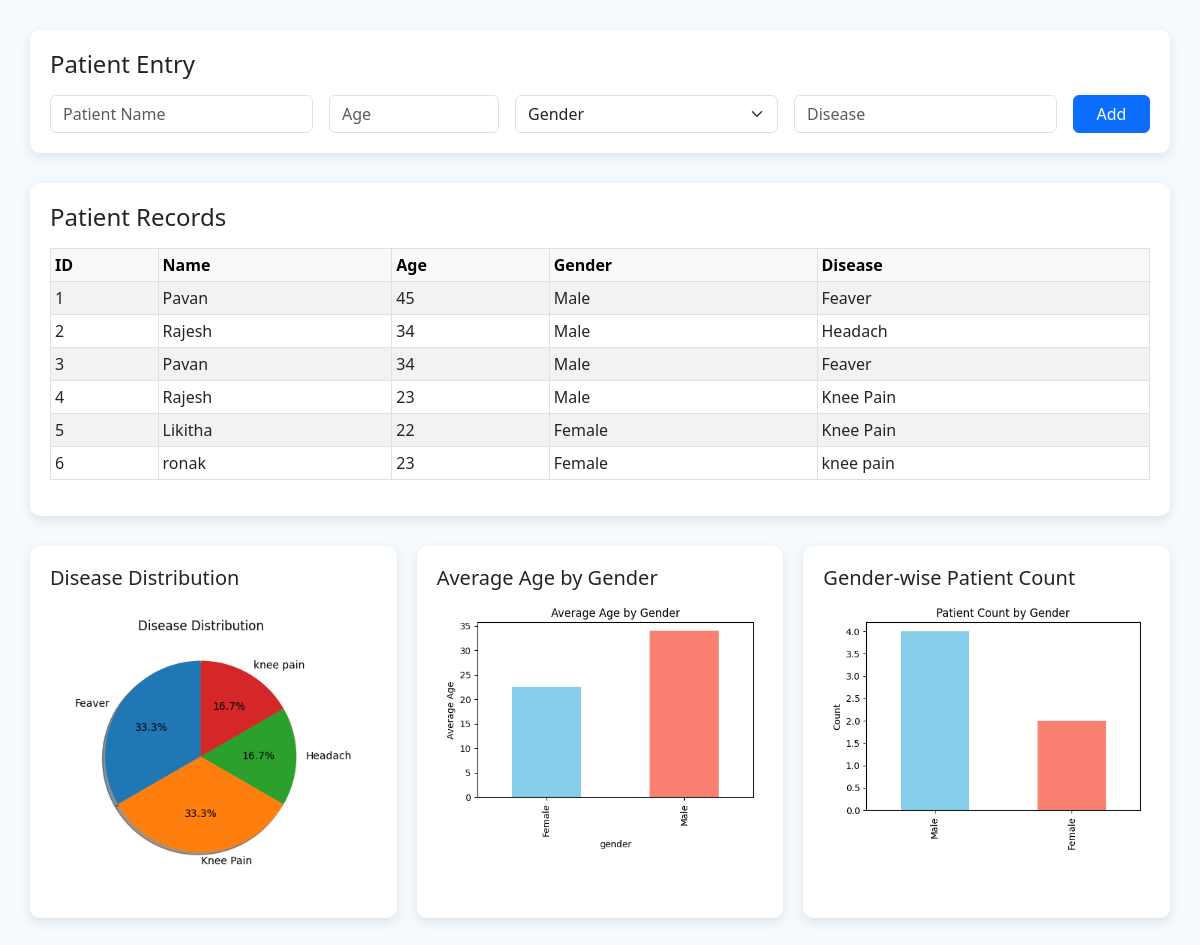
The page / on the database its author committed.
### tables this page shows
CREATE TABLE patients (
            id INTEGER PRIMARY KEY AUTOINCREMENT,
            name TEXT NOT NULL,
            age INTEGER NOT NULL,
            gender TEXT NOT NULL,
            disease TEXT NOT NULL
        );

### app.py (the view, shortened to what this page needs)
@app.route('/', methods=['GET', 'POST'])
def index():
    init_db()
    conn = sqlite3.connect(DB_PATH)
    df = pd.read_sql_query("SELECT * FROM patients", conn)
    conn.close()
    if not df.empty:
        generate_charts(df)
    return render_template('index.html', patients=df.values, has_data=not df.empty)

### app.py (called while the page is built)
def init_db():
    os.makedirs('db', exist_ok=True)
    conn = sqlite3.connect(DB_PATH)
    c = conn.cursor()
    c.execute('''
        CREATE TABLE IF NOT EXISTS patients (
            id INTEGER PRIMARY KEY AUTOINCREMENT,
            name TEXT NOT NULL,
            age INTEGER NOT NULL,
            gender TEXT NOT NULL,
            disease TEXT NOT NULL
        )
    ''')
    conn.commit()
    conn.close()

def generate_charts(df):
    os.makedirs('static', exist_ok=True)
    plt.figure(figsize=(4,4))
    df['disease'].value_counts().plot.pie(autopct='%1.1f%%', startangle=90, shadow=True)
    plt.ylabel('')
    plt.title('Disease Distribution')
    plt.tight_layout()
    plt.savefig('static/disease_pie.png')
    plt.close()
    plt.figure(figsize=(5,4))
    df.groupby('gender')['age'].mean().plot(kind='bar', color=['skyblue', 'salmon', 'orange'])
    plt.title('Average Age by Gender')
    plt.ylabel('Average Age')
    plt.tight_layout()
    plt.savefig('static/age_gender_bar.png')
    plt.close()
    plt.figure(figsize=(5,4))
    df['gender'].value_counts().plot(kind='bar', color=['skyblue', 'salmon', 'orange'])
    plt.title('Patient Count by Gender')
    plt.ylabel('Count')
    plt.tight_layout()
    plt.savefig('static/gender_count_bar.png')
    plt.close()

### templates/index.html (shortened to what this page needs)
<!DOCTYPE html>
<html lang="en">
<head>
  <link href="https://cdn.jsdelivr.net/npm/bootstrap@5.3.0/dist/css/bootstrap.min.css" rel="stylesheet">
</head>
<body>
  <div class="form-section">
    <h4 class="mb-3">Patient Entry</h4>
    <form method="POST" action="/">
      <div class="row g-3">
        <div class="col-md-3">
          <input type="text" class="form-control" name="name" placeholder="Patient Name" required>
        </div>
        <div class="col-md-2">
          <input type="number" class="form-control" name="age" placeholder="Age" required>
        </div>
        <div class="col-md-3">
          <select class="form-select" name="gender" required>
            <option value="" disabled selected>Gender</option>
          </select>
        </div>
        <div class="col-md-3">
          <input type="text" class="form-control" name="disease" placeholder="Disease" required>
        </div>
        <div class="col-md-1">
          <button type="submit" class="btn btn-primary w-100">Add</button>
        </div>
      </div>
    </form>
  </div>
  {% if has_data %}
  <div class="form-section">
    <h4 class="mb-3">Patient Records</h4>
    <div style="max-height: 300px; overflow-y: auto;">
      <table class="table table-bordered table-striped table-sm">
        <thead class="table-light">
          <tr>
            <th>ID</th><th>Name</th><th>Age</th><th>Gender</th><th>Disease</th>
          </tr>
        </thead>
        <tbody>
          {% for p in patients %}
          <tr>
            <td>{{ p[0] }}</td><td>{{ p[1] }}</td><td>{{ p[2] }}</td><td>{{ p[3] }}</td><td>{{ p[4] }}</td>
          </tr>
          {% endfor %}
        </tbody>
      </table>
    </div>
  </div>
  {% endif %}
  {% if has_data %}
  <div class="dashboard">
    <div>
      <h5>Disease Distribution</h5>
      <img src="{{ url_for('static', filename='disease_pie.png') }}" class="chart">
    </div>
    <div>
      <h5>Average Age by Gender</h5>
      <img src="{{ url_for('static', filename='age_gender_bar.png') }}" class="chart">
    </div>
    <div>
      <h5>Gender-wise Patient Count</h5>
      <img src="{{ url_for('static', filename='gender_count_bar.png') }}" class="chart">
    </div>
  </div>
  {% endif %}
</body>
</html>

### templates/index.html (style rules this page uses)
body { background-color: #f5faff; padding: 30px; }
.form-section { background: #fff; border-radius: 10px; padding: 20px; box-shadow: 0 4px 12px rgba(0,0,0,0.1); margin-bottom: 30px; }
.dashboard { display: flex; flex-wrap: wrap; gap: 20px; }
.dashboard > div { background: #fff; border-radius: 10px; padding: 20px; box-shadow: 0 4px 12px rgba(0,0,0,0.1); flex: 1; min-width: 300px; }
img.chart { width: 100%; max-height: 300px; object-fit: contain; }

### rows shown on the page
patients: name "Pavan", gender "Male", disease "Feaver"
patients: name "Rajesh", gender "Male", disease "Headach"
patients: name "Pavan", gender "Male", disease "Feaver"
patients: name "Rajesh", gender "Male", disease "Knee Pain"
patients: name "Likitha", gender "Female", disease "Knee Pain"
patients: name "ronak", gender "Female", disease "knee pain"

### other values the page prints
{{ p[0] }} "1" "2" "3" "4" "5" "6"
{{ p[2] }} "45" "34" "34" "23" "22" "23"
